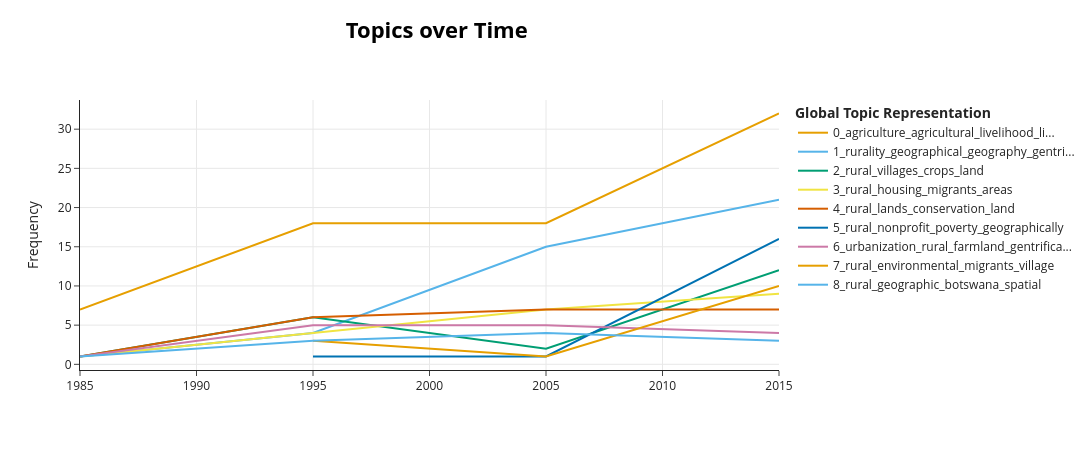

Notebook source saved alongside this figure:
### Code cell
bins = [1985, 1995, 2005, 2015, 2027]  
labels = [1985, 1995, 2005, 2015]
timestamps = pd.cut(df.year, bins=bins, labels=labels, right=False).astype(int).tolist()


topics_over_time = topic_model.topics_over_time(df.abstract.to_list(), timestamps)
topic_model.visualize_topics_over_time(topics_over_time, top_n_topics=10)

### Figure 1 — Plotly figure (JSON) as saved in the notebook; plotly's stock layout.template omitted (floating-point values rounded to 4 significant figures)
{"data": [{"hoverinfo": "text", "hovertext": ["<b>Topic 0</b><br>Words: andes, agricultural, peru, indigenous, landscapes", "<b>Topic 0</b><br>Words: agricultural, farmers, livelihoods, rural, land", "<b>Topic 0</b><br>Words: livelihoods, livelihood, agricultural, farmers, land", "<b>Topic 0</b><br>Words: livelihoods, agricultural, agriculture, sovereignty, farmers"], "marker": {"color": "#E69F00"}, "mode": "lines", "name": "0_agriculture_agricultural_livelihood_li...", "type": "scatter", "x": [1985, 1995, 2005, 2015], "y": [7, 18, 18, 32]}, {"hoverinfo": "text", "hovertext": ["<b>Topic 1</b><br>Words: areas, rural, zones, blacks, communities", "<b>Topic 1</b><br>Words: rurality, rural, towns, landscapes, geography", "<b>Topic 1</b><br>Words: rural, geographical, urbanization, territory, gentrification", "<b>Topic 1</b><br>Words: rurality, rural, ruralurban, geographical, geography"], "marker": {"color": "#56B4E9"}, "mode": "lines", "name": "1_rurality_geographical_geography_gentri...", "type": "scatter", "x": [1985, 1995, 2005, 2015], "y": [1, 4, 15, 21]}, {"hoverinfo": "text", "hovertext": ["<b>Topic 2</b><br>Words: hong, shenzhen, guangzhou, zhujiang, kinship", "<b>Topic 2</b><br>Words: agricultural, jiangsu, crops, rural, sector", "<b>Topic 2</b><br>Words: growth, habitat, rural, spatial, spillovers", "<b>Topic 2</b><br>Words: rurales, rural, villages, china, chinas"], "marker": {"color": "#009E73"}, "mode": "lines", "name": "2_rural_villages_crops_land", "type": "scatter", "x": [1985, 1995, 2005, 2015], "y": [1, 6, 2, 12]}, {"hoverinfo": "text", "hovertext": ["<b>Topic 3</b><br>Words: commuters, tourist, rural, sedona, affluent", "<b>Topic 3</b><br>Words: emigration, migrants, rural, migration, inmigrants", "<b>Topic 3</b><br>Words: rural, depopulation, migration, migrants, inmigration", "<b>Topic 3</b><br>Words: rural, migration, municipalities, urban, metropolitan"], "marker": {"color": "#F0E442"}, "mode": "lines", "name": "3_rural_housing_migrants_areas", "type": "scatter", "x": [1985, 1995, 2005, 2015], "y": [1, 4, 7, 9]}, {"hoverinfo": "text", "hovertext": ["<b>Topic 4</b><br>Words: groundwater, plains, rural, aquifer, kansas", "<b>Topic 4</b><br>Words: landscape, lands, land, acre, vegetation", "<b>Topic 4</b><br>Words: landscape, land, watershed, forests, areas", "<b>Topic 4</b><br>Words: rural, land, watershed, states, conservation"], "marker": {"color": "#D55E00"}, "mode": "lines", "name": "4_rural_lands_conservation_land", "type": "scatter", "x": [1985, 1995, 2005, 2015], "y": [1, 6, 7, 7]}, {"hoverinfo": "text", "hovertext": ["<b>Topic 5</b><br>Words: meteorological, gdp, indicators, radiancecalibrated, nighttime", "<b>Topic 5</b><br>Words: pedestrian, evacuation, pedestrians, wildfires, mobility", "<b>Topic 5</b><br>Words: disasters, precipitation, poverty, weather, tornadoes"], "marker": {"color": "#0072B2"}, "mode": "lines", "name": "5_rural_nonprofit_poverty_geographically", "type": "scatter", "x": [1995, 2005, 2015], "y": [1, 1, 16]}, {"hoverinfo": "text", "hovertext": ["<b>Topic 6</b><br>Words: tirana, albanian, communism, communist, nationalism", "<b>Topic 6</b><br>Words: farmland, urbanization, agriculture, depopulation, agricultural", "<b>Topic 6</b><br>Words: gentrification, reterritorialization, geographic, poland, land", "<b>Topic 6</b><br>Words: countryside, galicias, landscapes, galicia, rural"], "marker": {"color": "#CC79A7"}, "mode": "lines", "name": "6_urbanization_rural_farmland_gentrifica...", "type": "scatter", "x": [1985, 1995, 2005, 2015], "y": [1, 5, 5, 4]}, {"hoverinfo": "text", "hovertext": ["<b>Topic 7</b><br>Words: postcolonial, cultural, peace, pilgrims, medjugorje", "<b>Topic 7</b><br>Words: migrationenvironment, migration, migrants, environmental, climate", "<b>Topic 7</b><br>Words: rural, migrants, village, ethnic, india"], "marker": {"color": "#E69F00"}, "mode": "lines", "name": "7_rural_environmental_migrants_village", "type": "scatter", "x": [1995, 2005, 2015], "y": [3, 1, 10]}, {"hoverinfo": "text", "hovertext": ["<b>Topic 8</b><br>Words: accessibility, ghana, facilities, locationallocation, locational", "<b>Topic 8</b><br>Words: hiv, hivaids, immunodeficiency, rural, geographic", "<b>Topic 8</b><br>Words: cholera, sanitation, diseases, health, illness", "<b>Topic 8</b><br>Words: rural, botswana, africa, hiv, hivaids"], "marker": {"color": "#56B4E9"}, "mode": "lines", "name": "8_rural_geographic_botswana_spatial", "type": "scatter", "x": [1985, 1995, 2005, 2015], "y": [1, 3, 4, 3]}], "layout": {"height": 450, "hoverlabel": {"bgcolor": "white", "font": {"family": "Rockwell", "size": 16}}, "legend": {"title": {"text": "<b>Global Topic Representation"}}, "title": {"font": {"color": "Black", "size": 22}, "text": "<b>Topics over Time</b>", "x": 0.4, "xanchor": "center", "y": 0.95, "yanchor": "top"}, "width": 1250, "xaxis": {"showgrid": true}, "yaxis": {"showgrid": true, "title": {"text": "Frequency"}}}}
